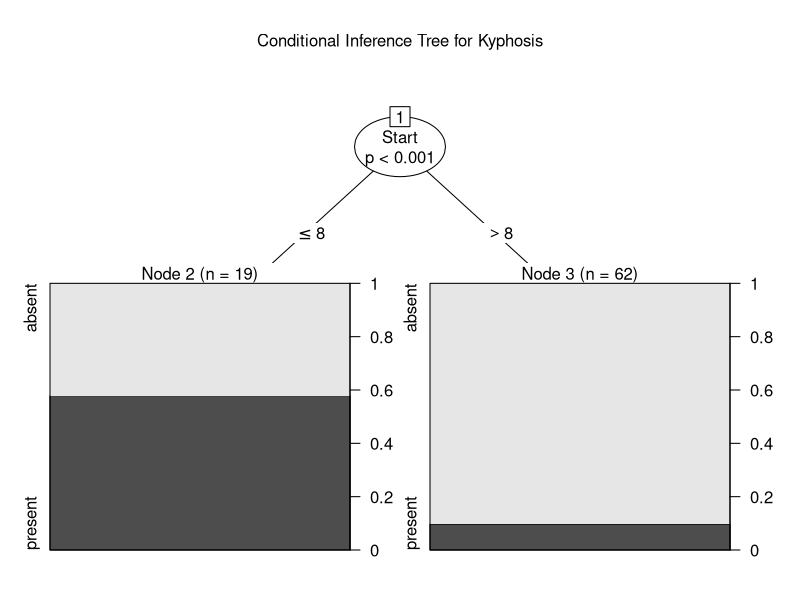
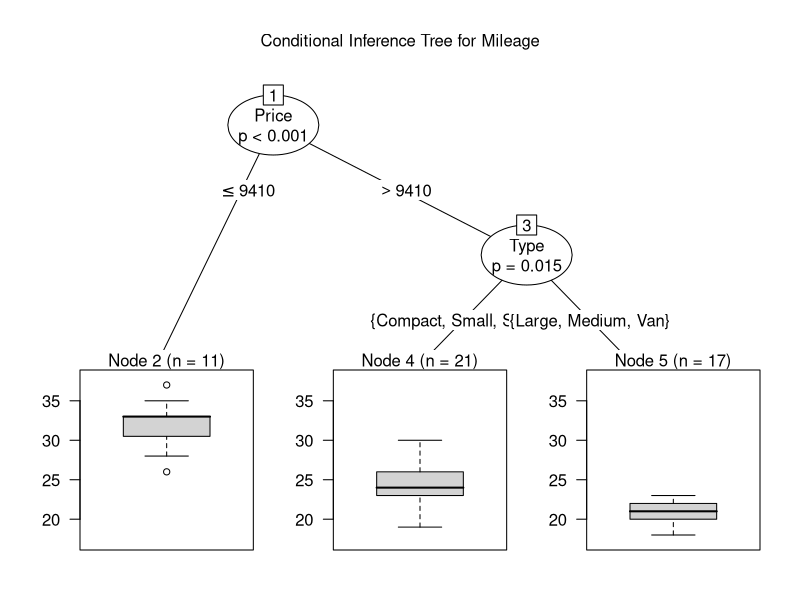

R code for these plots, in order:
#
# Author: Kelly Chan
# Date  : Aug 7 2013
#
# Project: Conditional Inference Tree
#
#--------------------------------------------------------------------------#

# Conditional Inference Tree for Mileage
library(rpart) # get the data kyphosis & mileage
library(party) # package for ctree

fitKyphosis <- ctree(Kyphosis ~ Age + Number + Start, data=kyphosis)
png("output\\conditionalInferenceTreeKyphosis.png")
plot(fitKyphosis, main="Conditional Inference Tree for Kyphosis")
dev.off()

fitMileage <- ctree(Mileage~Price + Country + Reliability + Type, 
		            data=na.omit(cu.summary))
			
png("output\\conditionalInferenceTreeMileage.png")
plot(fitMileage, main="Conditional Inference Tree for Mileage")	
dev.off()

		  
